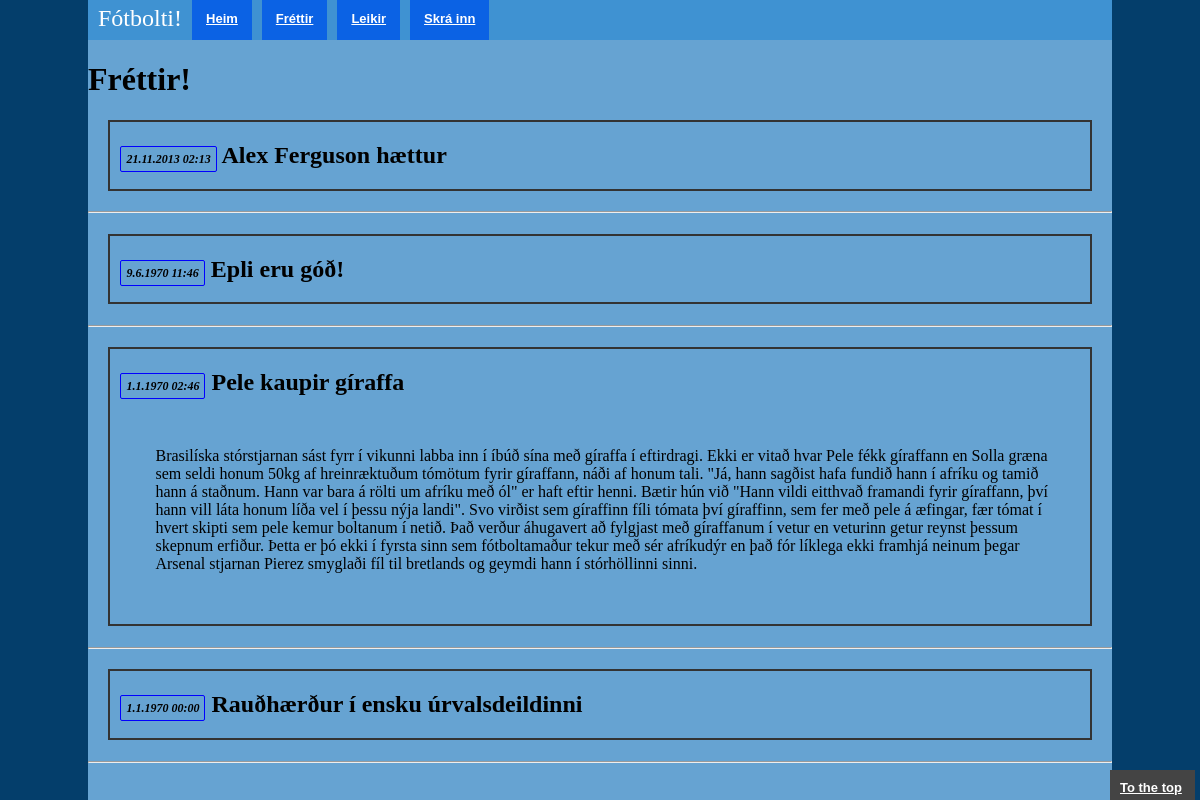
The app's page /?part=news&Id=1 with its own data.
### tables this page shows
CREATE TABLE NEWS

	( Id INT NOT NULL
	, Title VARCHAR(15) NOT NULL
	, Content VARCHAR(1000) NOT NULL
	, Time INT NOT NULL
	, PRIMARY KEY(Id)
);

### parts/news.php (the view, shortened to what this page needs)
<h1>Fréttir!</h1>
<?php
	$db = new PDO('sqlite:football.db');
	$results = $db->query('SELECT * FROM NEWS ORDER BY Time DESC');
	echo '<ul>';
	foreach($results as $data)
	{
		echo '<div class="newsmatch-container">';
		if( isset($_GET['Id']) && $data['Id'] == $_GET['Id'] ){
			echo '<li><h2><span class="date">'.date('j.n.Y H:i', $data['Time']).'</span> <a href="?part=news">'.$data['Title'].'</a></h2></li>';
			echo '<div class="newsmatch_content"><p>'.$data['Content'].'</p>';
			echo '<div class="fb-comments" data-href="http://notendur.hi.is/ibj9/verkefni/hiddenlol/pmou/index.php?part=news&Id='.$data['Id'].'" data-numposts="5"></div></div>';
		}
		else{
			echo '<li><h2><span class="date">'.date('j.n.Y H:i', $data['Time']).'</span> <a href="?part=news&Id='.$data['Id'].'">'.$data['Title'].'</a></h2></li>';
		}
		echo '</div>';
		echo "<hr>";
	}
	echo '</ul>';
?>

### sty.css (style rules this page uses)
html { width:100%; height:100%; }
body { width:100%; height:100%; padding:0; margin:0; background-color: #043E6B; color: #000; }
h2 a { color:white; }
.date { font-size: 0.5em; font-style: italic; border: 1px solid blue; border-radius: 2px; padding:5px; }
ul { list-style: none; padding:0px; }
li a { text-decoration: none; color: #000; }
.newsmatch-container { border:2px solid #333; margin: 2%; padding-left:10px; }
.newsmatch_content { margin:20px;padding:15px; }

### records on screen
news: Time "21.11.2013 02:13", Title "Alex Ferguson hættur"
news: Time "9.6.1970 11:46", Title "Epli eru góð!"
news: Time "1.1.1970 02:46", Title "Pele kaupir gíraffa", Content "Brasilíska stórstjarnan sást fyrr í vikunni labba inn í íbúð sína með gíraffa í eftirdragi. Ekki er vitað hvar Pele fékk gíraffann en Solla græna sem seldi honum 50kg af hreinræktuðum tómötum fyrir gíraffann, náði af honum tali. \"Já, hann sagðist hafa fundið hann í afríku og tamið hann á staðnum. Hann var bara á rölti um afríku með ól\" er haft eftir henni. Bætir hún við \"Hann vildi eitthvað framandi fyrir gíraffann, því hann vill láta honum líða vel í þessu nýja landi\". Svo virðist sem gíraffinn fíli tómata því gíraffinn, sem fer með pele á æfingar, fær tómat í hvert skipti sem pele kemur boltanum í netið. Það verður áhugavert að fylgjast með gíraffanum í vetur en veturinn getur reynst…"
news: Time "1.1.1970 00:00", Title "Rauðhærður í ensku úrvalsdeildinni"
